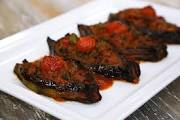
#> input picture Validation/indir (1).jpg, 180 x 120 px, found by its file name
$ python 'main (1).py'
#> lines starting #> are read from the running program, lines starting #| are printed output that depends on the picture
import sys
import math
import cv2 as cv
import numpy as np


def main():

    src = cv.imread(r'C:\Users\BULUT\Desktop\indir (1).jpg', cv.IMREAD_GRAYSCALE)
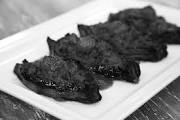
#> src: shape (120, 180); min 0, max 255, mean 135.8
    # Check if image is loaded fine

    dst = cv.Canny(src, 300, 400, None, 3)
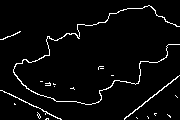
#> dst: shape (120, 180); 3.8% white in thin lines or dots

    # Copy edges to the images that will display the results in BGR
    cdst = cv.cvtColor(dst, cv.COLOR_GRAY2BGR)
#> cdst: shape (120, 180, 3); 3.8% white in thin lines or dots
    cdstP = np.copy(cdst)

    lines = cv.HoughLines(dst, 1, np.pi / 180, 150, None, 0, 0)
#> lines = None

    if lines is not None:
        for i in range(0, len(lines)):
            rho = lines[i][0][0]
            theta = lines[i][0][1]
            a = math.cos(theta)
            b = math.sin(theta)
            x0 = a * rho
            y0 = b * rho
            pt1 = (int(x0 + 1000 * (-b)), int(y0 + 1000 * (a)))
            pt2 = (int(x0 - 1000 * (-b)), int(y0 - 1000 * (a)))
            cv.line(cdst, pt1, pt2, (0, 0, 255), 3, cv.LINE_AA)

    linesP = cv.HoughLinesP(dst, 1, np.pi / 180, 50, None, 50, 10)
#> linesP = [[1, 90, 61, 119], [124, 119, 179, 75]]

    if linesP is not None:
        for i in range(0, len(linesP)):
            l = linesP[i][0]
            cv.line(cdstP, (l[0], l[1]), (l[2], l[3]), (0, 0, 255), 3, cv.LINE_AA)
#> this loop made 2 passes
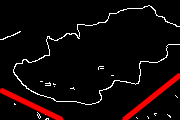
#> cdstP: shape (120, 180, 3); mean B, G, R 7.4, 7.4, 16.1

    cv.imshow("Source", src)
    cv.imshow("Detected Lines (in red) - Standard Hough Line Transform", cdst)
    cv.imshow("Detected Lines (in red) - Probabilistic Line Transform", cdstP)

    cv.waitKey()
    return 0


if __name__ == "__main__":
    main()

$ run again, with Validation/indir (4).jpg copied over Validation/indir (1).jpg
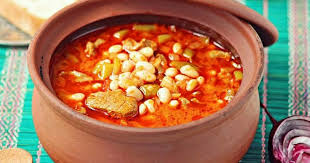
#> input picture Validation/indir (4).jpg, 310 x 163 px, found by its file name
#> in main, `dst = cv.Canny(src, 300, 400, None, 3)`:
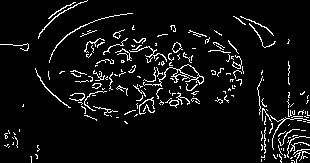
#> dst: shape (163, 310); 6.2% white in thin lines or dots
#> cdst: shape (163, 310, 3); 6.2% white in thin lines or dots
#> lines = None
#> linesP = [[138, 46, 201, 82], [131, 45, 200, 83], [288, 157, 288, 61], [135, 49, 196, 85], [75, 29, 131, 58], [90, 93, 149, 84], [129, 72, 189, 101]]
#> the loop in main, `for i in range(0, len(linesP)):` made 7 passes
#> after the loop in main, `for i in range(0, len(linesP)):`:
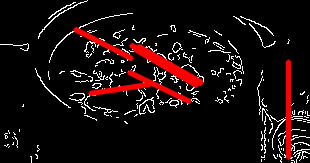
#> cdstP: shape (163, 310, 3); mean B, G, R 13.1, 13.1, 25
